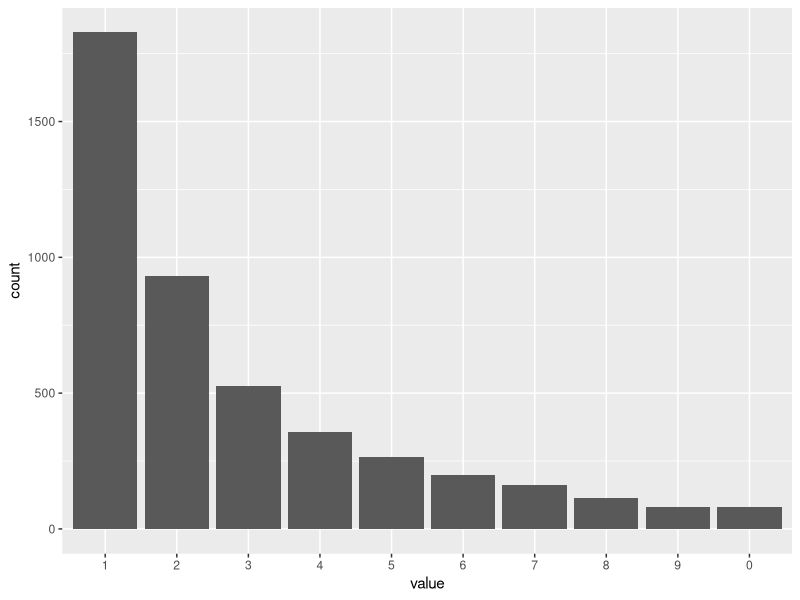

Generate this figure with R: (Note: this script raises an error after producing the figure.)
#packages
library("tidyverse")
library("vegan")

#data
data(BCI)

BC_1 <- colSums(BCI)

#distribution of last digits
BCI %>% 
  gather() %>% 
  filter(value > 0) %>% 
  mutate(
    value = value %% 10,
    value = factor(value, levels = c(1:9, 0))
  ) %>%
  ggplot(aes(x = value)) + 
    geom_bar()

#effect of limited taxonomic breadth and count size
BC_low <- sort(BC_1, decreasing = TRUE)[1:20]

sizes <- c(50, 100, 200, 500)

plyr::ldply(list(full = BC_1, low = BC_20), function(dataset){
  plyr::ldply(setNames(sizes, sizes), function(size){
   rmultinom(1000, size = size, prob = dataset) %>% 
      as.data.frame() %>% 
      gather() %>% 
      filter(value > 0) %>% 
      mutate(
        value = value %% 10, 
        value = factor(value, levels = c(1:9, 0))
      ) %>% 
      count(value)
  }, .id = "countSize")
}, .id = "resolution") %>% 
  mutate(countSize = factor(countSize, levels = sizes)) %>% 
  ggplot(aes(x = value, y = n, colour = countSize, group = countSize)) + 
  geom_line()+
  geom_point() +
  facet_wrap(~resolution)
